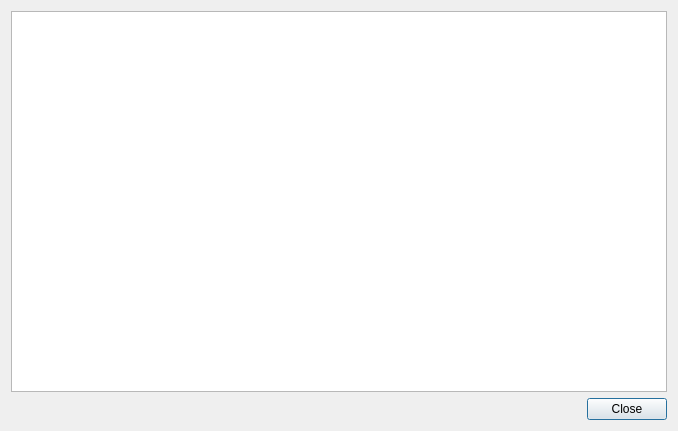
<?xml version="1.0" encoding="UTF-8"?>
<ui version="4.0">
 <class>TerminalWindow</class>
 <widget class="QDialog" name="TerminalWindow">
  <property name="geometry">
   <rect>
    <x>0</x>
    <y>0</y>
    <width>678</width>
    <height>431</height>
   </rect>
  </property>
  <property name="windowTitle">
   <string>Terminal Output</string>
  </property>
  <layout class="QVBoxLayout" name="verticalLayout">
   <item>
    <widget class="QTextBrowser" name="terminalResult"/>
   </item>
   <item>
    <layout class="QHBoxLayout" name="horizontalLayout">
     <item>
      <spacer name="horizontalSpacer">
       <property name="orientation">
        <enum>Qt::Horizontal</enum>
       </property>
       <property name="sizeHint" stdset="0">
        <size>
         <width>40</width>
         <height>20</height>
        </size>
       </property>
      </spacer>
     </item>
     <item>
      <widget class="QPushButton" name="pushButton">
       <property name="sizePolicy">
        <sizepolicy hsizetype="Preferred" vsizetype="Fixed">
         <horstretch>0</horstretch>
         <verstretch>0</verstretch>
        </sizepolicy>
       </property>
       <property name="minimumSize">
        <size>
         <width>40</width>
         <height>0</height>
        </size>
       </property>
       <property name="text">
        <string>Close</string>
       </property>
      </widget>
     </item>
    </layout>
   </item>
  </layout>
 </widget>
 <resources/>
 <connections>
  <connection>
   <sender>pushButton</sender>
   <signal>clicked()</signal>
   <receiver>TerminalWindow</receiver>
   <slot>accept()</slot>
   <hints>
    <hint type="sourcelabel">
     <x>625</x>
     <y>403</y>
    </hint>
    <hint type="destinationlabel">
     <x>608</x>
     <y>-9</y>
    </hint>
   </hints>
  </connection>
 </connections>
</ui>
